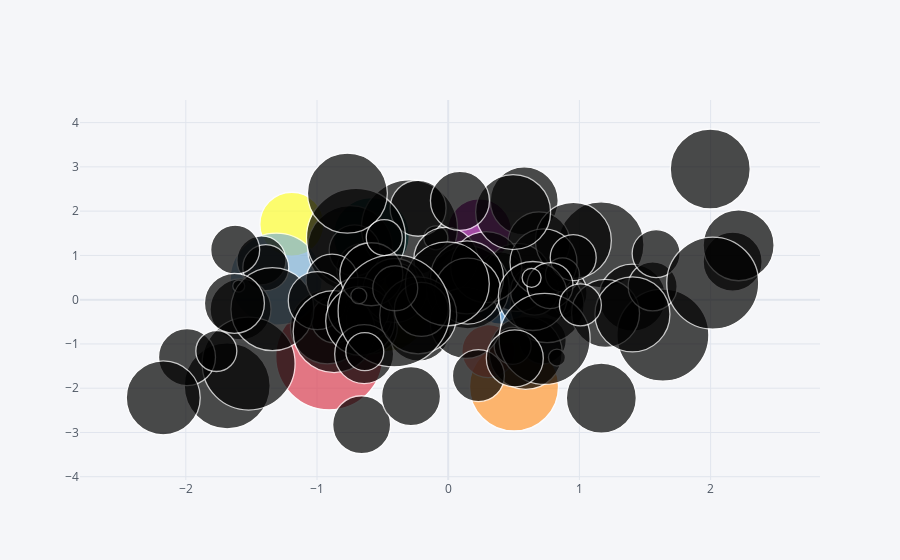

Notebook cell for this chart:
### Markdown cell above
## Bolha

### Code cell
df.iplot(kind='bubble',x='A',y='B',size='C')
